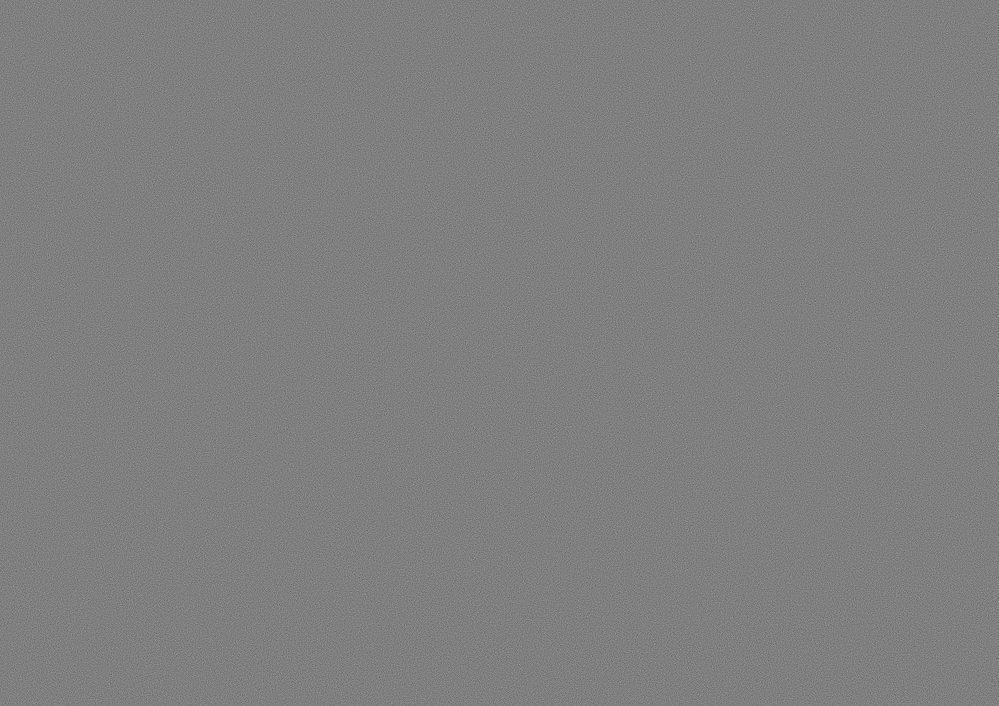
#> input picture homework12_part1/1-e/english-menu_A.png, 999 x 706 px, shrunk from 4960 x 3508 before the run; the run also reads 1 picture not shown here
$ python xor_image.py
#> lines starting #> are read from the running program, lines starting #| are printed output that depends on the picture
from PIL import Image
import numpy as np


def main():
    a = Image.open('english-menu_A.png')
#> a is the input picture: PIL image 999x706 L; min 99, max 157, mean 127.5
    b = Image.open('english-menu_B.png')
    a_array = np.asarray(a)
    b_array = np.asarray(b)

    xor_array = np.bitwise_xor(a_array, b_array)
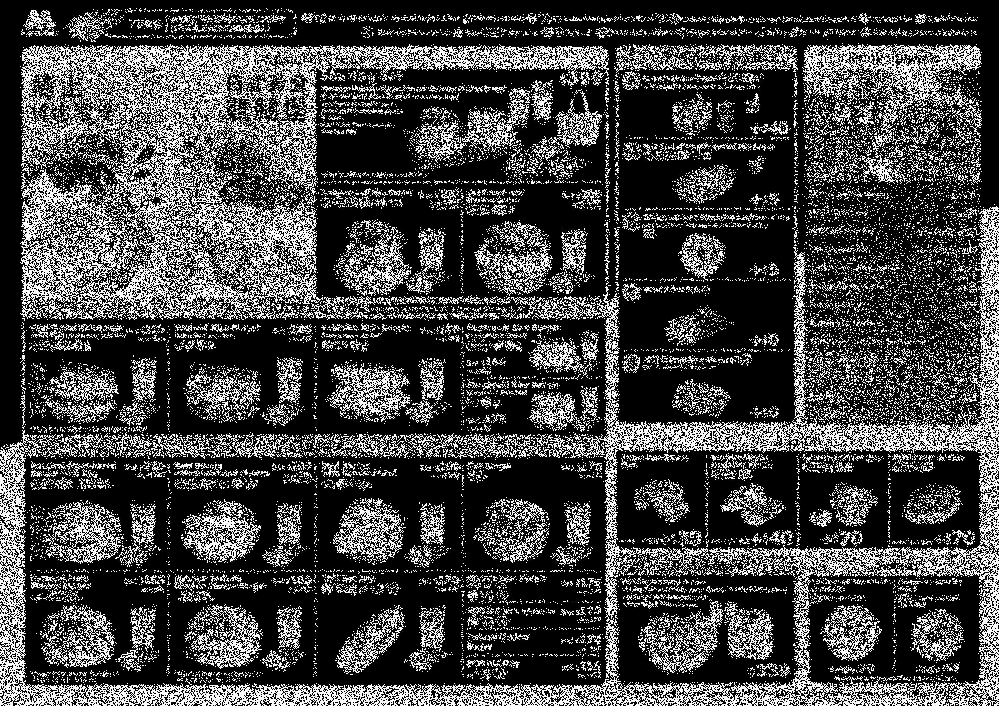
#> xor_array: shape (706, 999); min 0, max 255, mean 69.3
    xor_image = Image.fromarray(xor_array)
    xor_image.save('xor.png')


if __name__ == '__main__':
    main()
